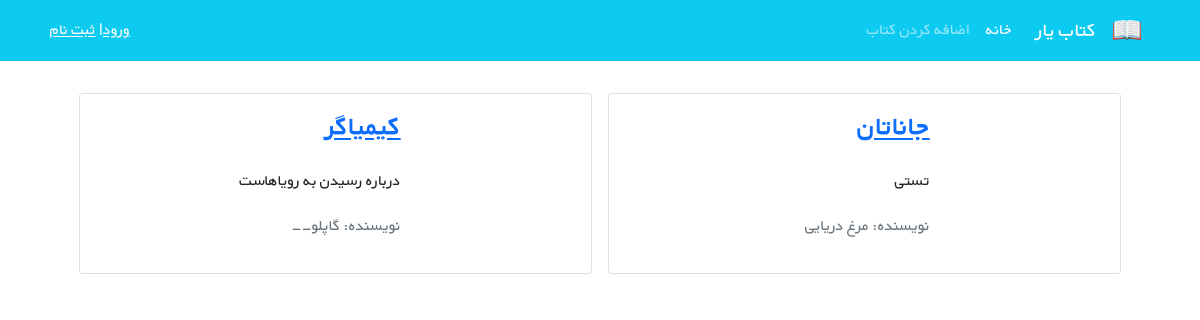
Before: /book_list/ with the older database file.
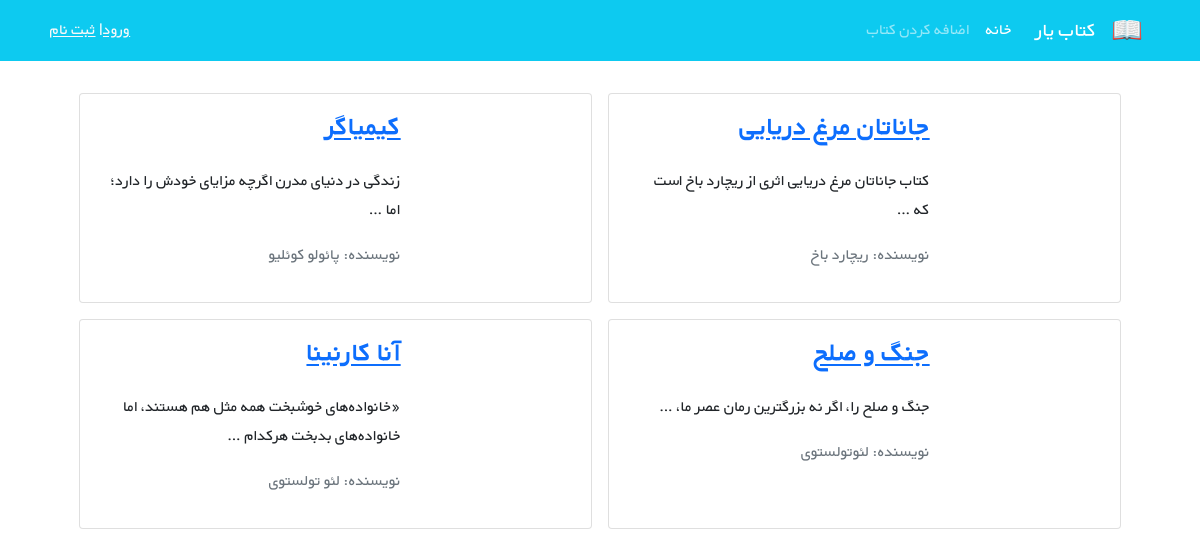
After: the same page with the newer database file.
### books/models.py (models this page shows, shortened)
class Books(models.Model):
    title = models.CharField(max_length=200)
    description = models.TextField()
    author = models.CharField(max_length=200)
    cover = models.ImageField(upload_to='covers/', blank=True)
    translator = models.CharField(max_length=200, blank=True)
    publisher = models.CharField(max_length=200, blank=True)
    def get_absolute_url(self):
        return reverse('book_detail', args=[self.id])

### books/views.py (the view)
# urls.py: path('', views.BookListView.as_view(), name='book_list'),
class BookListView(generic.ListView):
    model = Books
    template_name = 'books/books_list.html'
    context_object_name = 'book_lists'

### books/templates/books/books_list.html (shortened to what this page needs)
{% extends '_base.html' %}
{% block content %}
<div class="container mt-4">
    <div class="row flex-row-reverse justify-content-md-center">
        {% for book in book_lists %}
        <div class="card m-2" style="max-width: 45%">
            <div class="row g-0 h-100" dir="rtl">
                <div class="col-md-4">
                </div>
                <div class="col-md-8 h-100">
                    <div class="d-flex flex-column justify-content-between h-100">
                        <div class="card-body">
                            <a href="{{ book.get_absolute_url }}">
                                <h3 class="card-title"><strong>{{book.title }}</strong></h3></a>
                            <p class="card-text pt-3">
                                {{book.description | truncatewords:10}}
                            </p>
                            <p class="text-muted">نویسنده: {{book.author}}</p>
                        </div>
                    </div>
                </div>
            </div>
        </div>
        {% endfor %}
    </div>
</div>
{% endblock content %}

### templates/_base.html (shortened to what this page needs)
{% load static %}
<!doctype html>
<html lang="en">
<head>
    <link href="https://cdn.jsdelivr.net/npm/bootstrap@5.1.3/dist/css/bootstrap.min.css" rel="stylesheet"
>
    <link rel="stylesheet" href="{% static 'css/style.css'%}">
</head>
<body>
<nav class="navbar navbar-expand-lg navbar-dark bg-info" dir="rtl">
    <div class="container">
        <a class="navbar-brand" href="#">
            <img src="icons/book.png" alt="" height="30"
                 class="d-inline-block align-text-top">
        </a>
        <a class="navbar-brand mx-3" href="#">کتاب یار</a>
        <div class="collapse navbar-collapse" id="navbarNavAltMarkup">
            <div class="navbar-nav">
                <a class="nav-link active" aria-current="page" href="{% url 'book_list' %}">خانه</a>
                <a class="nav-link" href="{% url 'create_book'%}">اضافه کردن کتاب</a>
            </div>
        </div>
        <div class="mx-2 text-white">
            {% if user.is_authenticated %}
            خوش آمدی {{ user.username }} | <a href="{% url 'logout' %}" class='text-light'>خروج </a>|<a
                href="{% url 'password_change' %} " class='text-light'> تغییر رمز عبور</a>
            {% else %}
            <a href="{% url 'login' %}" class='text-light'>ورود</a>| <a href="{% url 'signup' %} " class='text-light'>ثبت نام</a>
            {% endif %}
        </div>
    </div>
</nav>
{% block content %} {% endblock content %}
</body>
</html>

### static/css/style.css (style rules this page uses)
* { font-family: 'BYekan', sans-serif; line-height: 1.8rem; }

Changed rows visible on the page:
changed Books: title "جاناتان" → "جاناتان مرغ دریایی"; description "تستی" → "کتاب جاناتان مرغ دریایی اثری از ریچارد باخ است که …"; author "مرغ دریایی" → "ریچارد باخ"
changed Books "کیمیاگر": description "درباره رسیدن به رویاهاست" → "زندگی در دنیای مدرن اگرچه مزایای خودش را دارد؛ اما …"; author "گاپلو--" → "پائولو کوئلیو"
added Books: title "جنگ و صلح", description "جنگ و صلح را، اگر نه بزرگترین رمان عصر ما، …", author "لئوتولستوی"
added Books: title "آنا کارنینا", description "«خانواده‌های خوشبخت همه مثل هم هستند، اما خانواده‌های بدبخت هرکدام …", author "لئو تولستوی"
